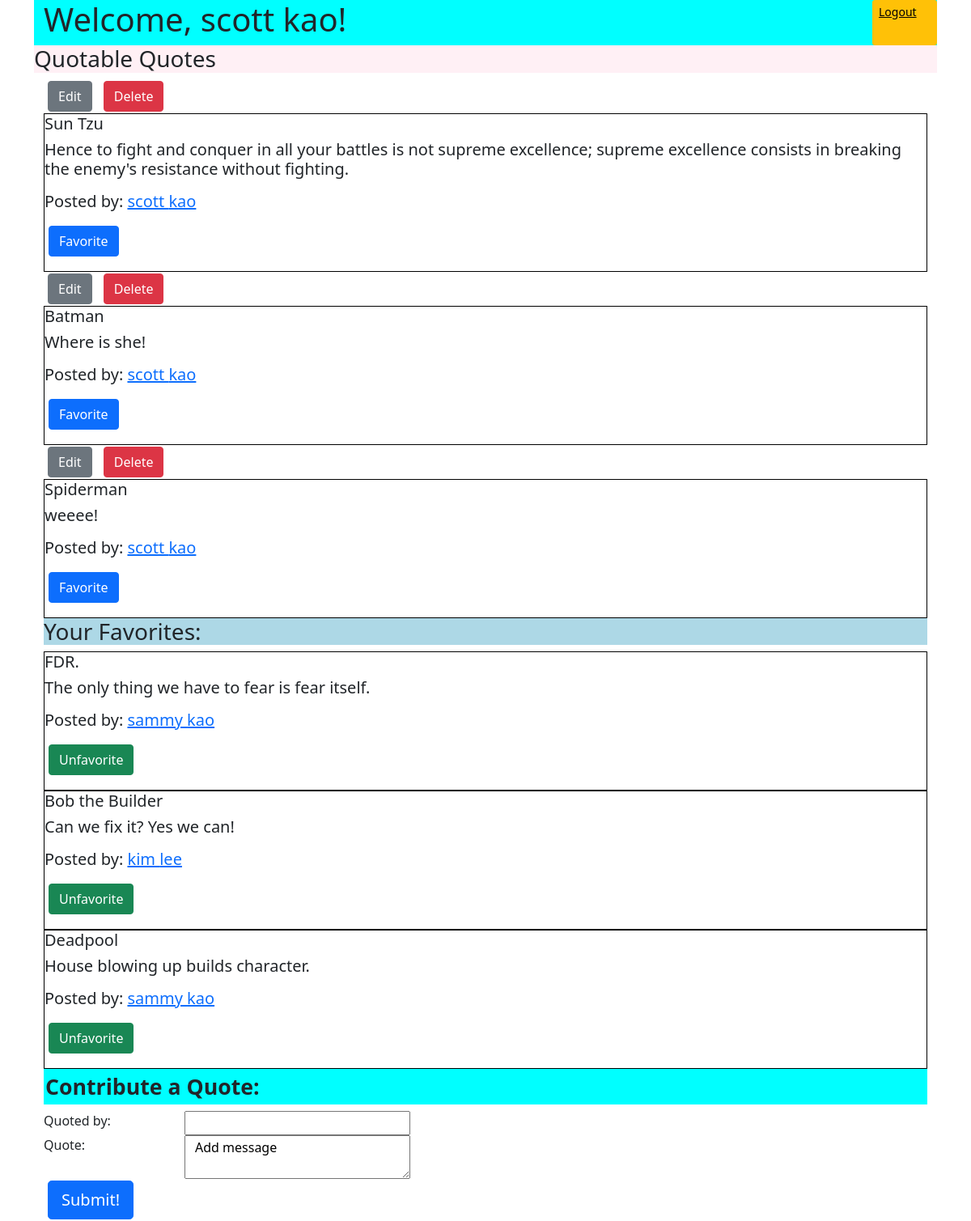
/dashboard (signed in), run on the app's committed database.
### q_app/models.py (models this page shows)
class Quote(models.Model):
    quoter = models.CharField(max_length=30)
    quote = models.CharField(max_length=255)
    created_date = models.DateTimeField(auto_now_add=True)
    updated_at = models.DateTimeField(auto_now_add=True)
    posted_by = models.ForeignKey(User, related_name='posted_quote', on_delete = models.CASCADE)
    favorited_by = models.ManyToManyField(User, related_name="favorited_quote")
    objects = QuoteManager()

class User(models.Model):
    first_name = models.CharField(max_length=30)
    last_name = models.CharField(max_length=30)
    email = models.CharField(max_length=50)
    pw = models.CharField(max_length=30)
    created_date = models.DateTimeField(auto_now_add=True)
    updated_at = models.DateTimeField(auto_now_add=True)
    objects = UserManager()

### q_app/views.py (the view)
# urls.py: path('dashboard', views.dashboard),
def dashboard(request):
    if 'user_id' not in request.session:
        messages.error(request, "Must be logged in to view page!")
        return redirect('/')
    context = {
        'all_quotes': Quote.objects.all(),
        'this_user': User.objects.get(id = request.session['user_id']),
    }
    return render(request, 'dashboard.html', context)

### q_app/templates/dashboard.html (shortened to what this page needs)
<!DOCTYPE html>
<html lang="en">
    <head>
        {% load static %}
        <link rel='stylesheet' href='https://cdn.jsdelivr.net/npm/bootstrap@5.1.0/dist/css/bootstrap.min.css'
>
        <link rel="stylesheet" href="{% static 'quote.css' %}">
    </head>
    <body>
        <div class ='container'>
            <div class ='container'>
                <div class='row' id='background'>
                    <h1 class ='col'>Welcome, {{this_user.first_name}} {{this_user.last_name}}!</h1>
                    <a class ='btn-sm btn-warning' style="width: 5rem;" href="/logout">Logout</a>
                </div>
            </div>
            <div class ='container'>
                <h3 class = 'row' id='background_2'>Quotable Quotes</h3>
                {% for quote in all_quotes %}
                {% if this_user not in quote.favorited_by.all %}
                {% if quote.posted_by.id == request.session.user_id %}
                <div class = 'col-sm' id = 'move'>
                    <a class ='btn btn-secondary' href="/edit/{{quote.id}}" role="button" class="btn btn-danger">Edit</a>
                    <a class ='btn btn-danger' href="/delete/{{quote.id}}" role="button" class="btn btn-danger">Delete</a>
                </div>
                {% endif %}
                <div id='quote_block'>
                    <h5>{{quote.quoter}}<h5>
                    <p>{{quote.quote}}</p>
                    <p>Posted by: <a href="/poster/{{quote.id}}">{{quote.posted_by.first_name}} {{quote.posted_by.last_name}}</a></p>
                    <p><a class ='btn btn-primary' href="/favorite/{{quote.id}}">Favorite</a></p>
                </div>
                {% endif %}
                {% endfor %}
            </div>
            <div class='container'>
                <h3 id='background_3'>Your Favorites:</h3>
                {% for quote in all_quotes %}
                {% if this_user in quote.favorited_by.all %}
                <div id='quote_block'>
                    <h5>{{quote.quoter}}<h5>
                    <p>{{quote.quote}}</p>
                    <p>Posted by: <a href="/poster/{{quote.id}}">{{quote.posted_by.first_name}} {{quote.posted_by.last_name}}</a></p>
                    <p><a class ='btn btn-success' href="/unfavorite/{{quote.id}}">Unfavorite</a></p>
                </div>
                {% endif %}
                {% endfor %}
                <div class ='row'>
                    <form action ='/add/quote' method ='post'>
                        <legend id='background_4' class='size_2' >Contribute a Quote:</legend>
                        <div class ='row'>
                            <label class ='col-2' for ='quoter'>Quoted by:</label>
                            <input class ='col-3' type ='text' name ='quoter' id ='quoter'>
                        </div>
                        <div class ='row'>
                            <label class='col-2' for='quote'>Quote:</label>
                            <textarea class='col-3' type='text' name='quote' id='quote'>Add message</textarea>
                        </div>
                        <div class ='col text-left'>
                            <button type='submit' class='btn btn-lg btn-primary' value='Add Quote'>Submit!</button>
                        </div>
                    </form>
                </div>
            </div>
        </div>
    </body>
</html>

### q_app/static/quote.css (style rules this page uses)
#background { background-color: aqua; }
#background_2 { background-color: lavenderblush; }
#background_3 { background-color: lightblue; }
#background_4 { background-color: aqua; }
#quote_block { border: 1px solid black; }
.size_2 { padding: 2px; font-size: 20pt; font-weight: bold; }
.btn { margin: 2px 5px; }

### data on the page
Quote: quoter "Sun Tzu", quote "Hence to fight and conquer in all your battles is not supreme excellence; supreme excellence consists in breaking the enemy's resistance without fighting.", posted_by.first_name "scott", posted_by.last_name "kao"
Quote: quoter "Batman", quote "Where is she!", posted_by.first_name "scott", posted_by.last_name "kao"
Quote: quoter "Spiderman", quote "weeee!", posted_by.first_name "scott", posted_by.last_name "kao"
Quote: quoter "FDR.", quote "The only thing we have to fear is fear itself.", posted_by.first_name "sammy", posted_by.last_name "kao"
Quote: quoter "Bob the Builder", quote "Can we fix it? Yes we can!", posted_by.first_name "kim", posted_by.last_name "lee"
Quote: quoter "Deadpool", quote "House blowing up builds character.", posted_by.first_name "sammy", posted_by.last_name "kao"
